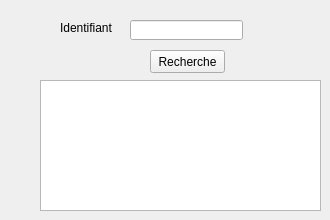
          <widget class="QWidget" name="tab_40">
           <attribute name="title">
            <string>Recherche une étagère</string>
           </attribute>
           <widget class="QLineEdit" name="lineEdit_idmod_3">
            <property name="geometry">
             <rect>
              <x>130</x>
              <y>20</y>
              <width>113</width>
              <height>20</height>
             </rect>
            </property>
           </widget>
           <widget class="QLabel" name="label_76">
            <property name="geometry">
             <rect>
              <x>60</x>
              <y>20</y>
              <width>61</width>
              <height>16</height>
             </rect>
            </property>
            <property name="text">
             <string>Identifiant</string>
            </property>
           </widget>
           <widget class="QPushButton" name="pb_modifier_5">
            <property name="geometry">
             <rect>
              <x>150</x>
              <y>50</y>
              <width>75</width>
              <height>23</height>
             </rect>
            </property>
            <property name="text">
             <string>Recherche</string>
            </property>
           </widget>
           <widget class="QTableView" name="tabrecherche2">
            <property name="geometry">
             <rect>
              <x>40</x>
              <y>80</y>
              <width>281</width>
              <height>131</height>
             </rect>
            </property>
           </widget>
          </widget>
